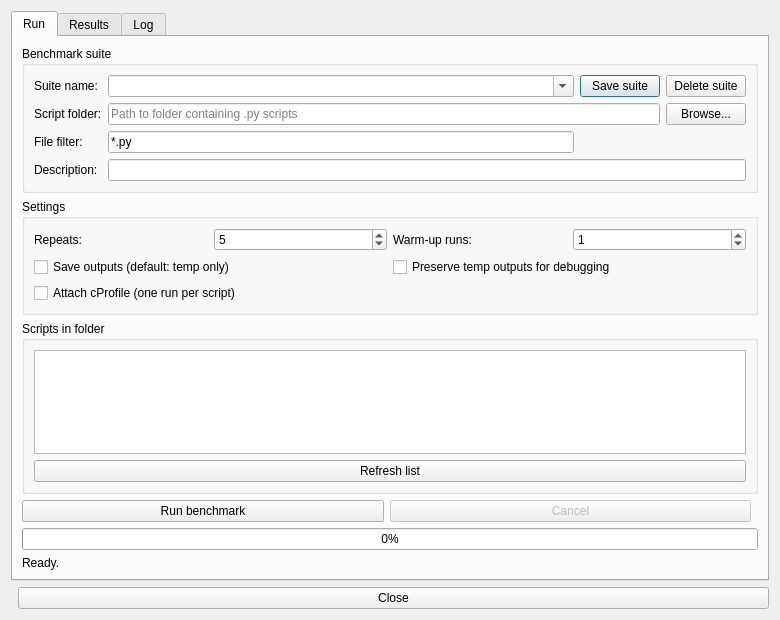
<?xml version="1.0" encoding="UTF-8"?>
<ui version="4.0">
 <class>ScriptBenchDialog</class>
 <widget class="QDialog" name="ScriptBenchDialog">
  <property name="geometry">
   <rect>
    <x>0</x>
    <y>0</y>
    <width>780</width>
    <height>620</height>
   </rect>
  </property>
  <property name="windowTitle">
   <string>ScriptBench</string>
  </property>
  <layout class="QVBoxLayout" name="verticalLayout">
   <item>
    <widget class="QTabWidget" name="tabWidget">
     <!-- Tab 0: Run -->
     <widget class="QWidget" name="tabRun">
      <attribute name="title"><string>Run</string></attribute>
      <layout class="QVBoxLayout">
       <!-- Suite group -->
       <item>
        <widget class="QGroupBox" name="grpSuite">
         <property name="title"><string>Benchmark suite</string></property>
         <layout class="QGridLayout">
          <item row="0" column="0">
           <widget class="QLabel"><property name="text"><string>Suite name:</string></property></widget>
          </item>
          <item row="0" column="1">
           <widget class="QComboBox" name="cmbSuite">
            <property name="editable"><bool>true</bool></property>
            <property name="toolTip"><string>Select saved suite or type a new name</string></property>
           </widget>
          </item>
          <item row="0" column="2">
           <widget class="QPushButton" name="btnSaveSuite">
            <property name="text"><string>Save suite</string></property>
           </widget>
          </item>
          <item row="0" column="3">
           <widget class="QPushButton" name="btnDeleteSuite">
            <property name="text"><string>Delete suite</string></property>
           </widget>
          </item>
          <item row="1" column="0">
           <widget class="QLabel"><property name="text"><string>Script folder:</string></property></widget>
          </item>
          <item row="1" column="1" colspan="2">
           <widget class="QLineEdit" name="txtFolder">
            <property name="placeholderText"><string>Path to folder containing .py scripts</string></property>
           </widget>
          </item>
          <item row="1" column="3">
           <widget class="QPushButton" name="btnBrowse">
            <property name="text"><string>Browse...</string></property>
           </widget>
          </item>
          <item row="2" column="0">
           <widget class="QLabel"><property name="text"><string>File filter:</string></property></widget>
          </item>
          <item row="2" column="1">
           <widget class="QLineEdit" name="txtFilter">
            <property name="text"><string>*.py</string></property>
            <property name="toolTip"><string>Glob pattern, e.g. *.py or bench_*.py</string></property>
           </widget>
          </item>
          <item row="3" column="0">
           <widget class="QLabel"><property name="text"><string>Description:</string></property></widget>
          </item>
          <item row="3" column="1" colspan="3">
           <widget class="QLineEdit" name="txtDescription"/>
          </item>
         </layout>
        </widget>
       </item>
       <!-- Settings group -->
       <item>
        <widget class="QGroupBox" name="grpSettings">
         <property name="title"><string>Settings</string></property>
         <layout class="QGridLayout">
          <item row="0" column="0">
           <widget class="QLabel"><property name="text"><string>Repeats:</string></property></widget>
          </item>
          <item row="0" column="1">
           <widget class="QSpinBox" name="spnRepeats">
            <property name="minimum"><number>1</number></property>
            <property name="maximum"><number>100</number></property>
            <property name="value"><number>5</number></property>
           </widget>
          </item>
          <item row="0" column="2">
           <widget class="QLabel"><property name="text"><string>Warm-up runs:</string></property></widget>
          </item>
          <item row="0" column="3">
           <widget class="QSpinBox" name="spnWarmups">
            <property name="minimum"><number>0</number></property>
            <property name="maximum"><number>10</number></property>
            <property name="value"><number>1</number></property>
           </widget>
          </item>
          <item row="1" column="0" colspan="2">
           <widget class="QCheckBox" name="chkSaveOutput">
            <property name="text"><string>Save outputs (default: temp only)</string></property>
           </widget>
          </item>
          <item row="1" column="2" colspan="2">
           <widget class="QCheckBox" name="chkPreserveTemp">
            <property name="text"><string>Preserve temp outputs for debugging</string></property>
           </widget>
          </item>
          <item row="2" column="0" colspan="2">
           <widget class="QCheckBox" name="chkProfile">
            <property name="text"><string>Attach cProfile (one run per script)</string></property>
           </widget>
          </item>
         </layout>
        </widget>
       </item>
       <!-- Script list preview -->
       <item>
        <widget class="QGroupBox" name="grpScripts">
         <property name="title"><string>Scripts in folder</string></property>
         <layout class="QVBoxLayout">
          <item>
           <widget class="QListWidget" name="lstScripts">
            <property name="selectionMode">
             <enum>QAbstractItemView::NoSelection</enum>
            </property>
           </widget>
          </item>
          <item>
           <widget class="QPushButton" name="btnRefreshScripts">
            <property name="text"><string>Refresh list</string></property>
           </widget>
          </item>
         </layout>
        </widget>
       </item>
       <!-- Run controls -->
       <item>
        <layout class="QHBoxLayout">
         <item>
          <widget class="QPushButton" name="btnRun">
           <property name="text"><string>Run benchmark</string></property>
          </widget>
         </item>
         <item>
          <widget class="QPushButton" name="btnCancel">
           <property name="text"><string>Cancel</string></property>
           <property name="enabled"><bool>false</bool></property>
          </widget>
         </item>
         <item><spacer><property name="orientation"><enum>Qt::Horizontal</enum></property></spacer></item>
        </layout>
       </item>
       <!-- Progress -->
       <item>
        <widget class="QProgressBar" name="progressBar">
         <property name="value"><number>0</number></property>
        </widget>
       </item>
       <item>
        <widget class="QLabel" name="lblStatus">
         <property name="text"><string>Ready.</string></property>
        </widget>
       </item>
      </layout>
     </widget>
     <!-- Tab 1: Results -->
     <widget class="QWidget" name="tabResults">
      <attribute name="title"><string>Results</string></attribute>
      <layout class="QVBoxLayout">
       <item>
        <widget class="QTableWidget" name="tblResults">
         <property name="alternatingRowColors"><bool>true</bool></property>
         <property name="selectionBehavior"><enum>QAbstractItemView::SelectRows</enum></property>
         <property name="sortingEnabled"><bool>true</bool></property>
        </widget>
       </item>
       <item>
        <layout class="QHBoxLayout">
         <item>
          <widget class="QPushButton" name="btnExportCSV">
           <property name="text"><string>Export CSV...</string></property>
          </widget>
         </item>
         <item>
          <widget class="QPushButton" name="btnExportHTML">
           <property name="text"><string>Export HTML report...</string></property>
          </widget>
         </item>
         <item><spacer><property name="orientation"><enum>Qt::Horizontal</enum></property></spacer></item>
        </layout>
       </item>
      </layout>
     </widget>
     <!-- Tab 2: Log -->
     <widget class="QWidget" name="tabLog">
      <attribute name="title"><string>Log</string></attribute>
      <layout class="QVBoxLayout">
       <item>
        <widget class="QPlainTextEdit" name="txtLog">
         <property name="readOnly"><bool>true</bool></property>
         <property name="font">
          <font><family>Courier New</family><pointsize>9</pointsize></font>
         </property>
        </widget>
       </item>
       <item>
        <layout class="QHBoxLayout">
         <item>
          <widget class="QPushButton" name="btnClearLog">
           <property name="text"><string>Clear log</string></property>
          </widget>
         </item>
         <item><spacer><property name="orientation"><enum>Qt::Horizontal</enum></property></spacer></item>
        </layout>
       </item>
      </layout>
     </widget>
    </widget>
   </item>
   <!-- Bottom close button -->
   <item>
    <layout class="QHBoxLayout">
     <item><spacer><property name="orientation"><enum>Qt::Horizontal</enum></property></spacer></item>
     <item>
      <widget class="QPushButton" name="btnClose">
       <property name="text"><string>Close</string></property>
      </widget>
     </item>
    </layout>
   </item>
  </layout>
 </widget>
 <resources/>
 <connections/>
</ui>
